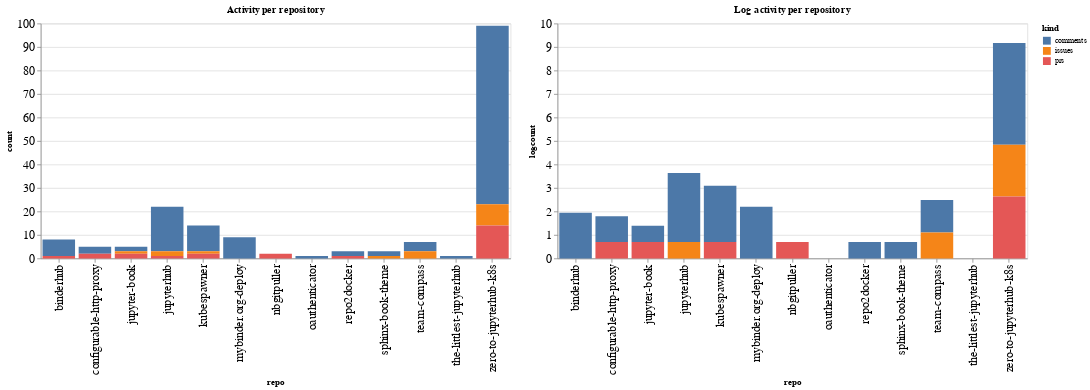

Notebook cell for this chart:
### Code cell
ch1 = alt.Chart(repo_summaries, width=600, title="Activity per repository").mark_bar().encode(
    x='repo',
    y='count',
    color='kind',
    tooltip="kind"
)

ch2 = alt.Chart(repo_summaries, width=600, title="Log activity per repository").mark_bar().encode(
    x='repo',
    y='logcount',
    color='kind',
    tooltip="kind"
)

ch1 | ch2

### Figure 1 — Vega-Lite specification as saved in the notebook (floating-point values rounded to 4 significant figures)
{"config": {"axisLeft": {"labelFontSize": 15}, "axisBottom": {"labelFontSize": 15}}, "hconcat": [{"mark": "bar", "encoding": {"color": {"type": "nominal", "field": "kind"}, "tooltip": {"type": "nominal", "field": "kind"}, "x": {"type": "nominal", "field": "repo"}, "y": {"type": "quantitative", "field": "count"}}, "title": "Activity per repository", "width": 600}, {"mark": "bar", "encoding": {"color": {"type": "nominal", "field": "kind"}, "tooltip": {"type": "nominal", "field": "kind"}, "x": {"type": "nominal", "field": "repo"}, "y": {"type": "quantitative", "field": "logcount"}}, "title": "Log activity per repository", "width": 600}], "data": {"name": "data-5dfea4a15ffc6b22199f5d5a426a6841"}, "$schema": "https://vega.github.io/schema/vega-lite/v4.8.1.json", "datasets": {"data-5dfea4a15ffc6b22199f5d5a426a6841": [{"repo": "binderhub", "kind": "comments", "count": 7, "logcount": 1.946}, {"repo": "binderhub", "kind": "prs", "count": 1, "logcount": 0.0}, {"repo": "configurable-http-proxy", "kind": "comments", "count": 3, "logcount": 1.099}, {"repo": "configurable-http-proxy", "kind": "prs", "count": 2, "logcount": 0.6931}, {"repo": "jupyter-book", "kind": "comments", "count": 2, "logcount": 0.6931}, {"repo": "jupyter-book", "kind": "issues", "count": 1, "logcount": 0.0}, {"repo": "jupyter-book", "kind": "prs", "count": 2, "logcount": 0.6931}, {"repo": "jupyterhub", "kind": "comments", "count": 19, "logcount": 2.944}, {"repo": "jupyterhub", "kind": "issues", "count": 2, "logcount": 0.6931}, {"repo": "jupyterhub", "kind": "prs", "count": 1, "logcount": 0.0}, {"repo": "kubespawner", "kind": "comments", "count": 11, "logcount": 2.398}, {"repo": "kubespawner", "kind": "issues", "count": 1, "logcount": 0.0}, {"repo": "kubespawner", "kind": "prs", "count": 2, "logcount": 0.6931}, {"repo": "mybinder.org-deploy", "kind": "comments", "count": 9, "logcount": 2.197}, {"repo": "nbgitpuller", "kind": "prs", "count": 2, "logcount": 0.6931}, {"repo": "oauthenticator", "kind": "comments", "count": 1, "logcount": 0.0}, {"repo": "repo2docker", "kind": "comments", "count": 2, "logcount": 0.6931}, {"repo": "repo2docker", "kind": "prs", "count": 1, "logcount": 0.0}, {"repo": "sphinx-book-theme", "kind": "comments", "count": 2, "logcount": 0.6931}, {"repo": "sphinx-book-theme", "kind": "issues", "count": 1, "logcount": 0.0}, {"repo": "team-compass", "kind": "comments", "count": 4, "logcount": 1.386}, {"repo": "team-compass", "kind": "issues", "count": 3, "logcount": 1.099}, {"repo": "the-littlest-jupyterhub", "kind": "comments", "count": 1, "logcount": 0.0}, {"repo": "zero-to-jupyterhub-k8s", "kind": "comments", "count": 76, "logcount": 4.331}, {"repo": "zero-to-jupyterhub-k8s", "kind": "issues", "count": 9, "logcount": 2.197}, {"repo": "zero-to-jupyterhub-k8s", "kind": "prs", "count": 14, "logcount": 2.639}]}}
